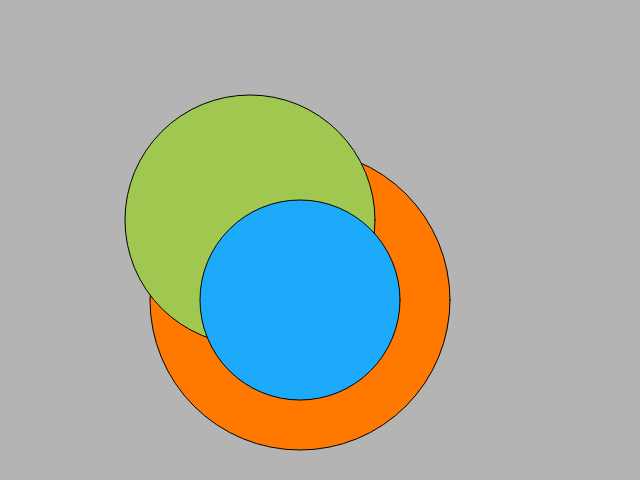
Frame 1 (no input)
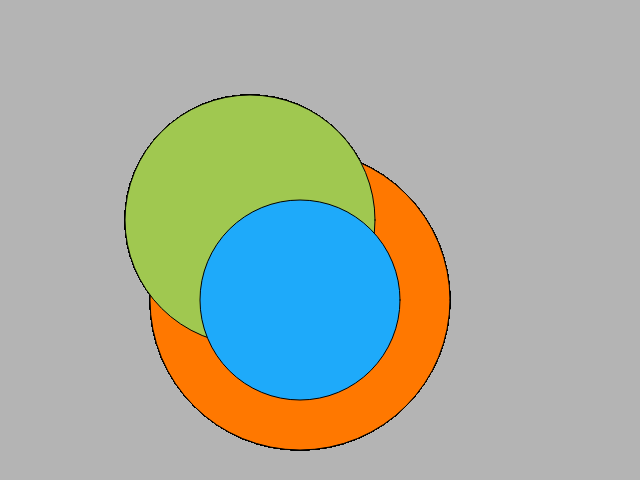
Frame 60 (no input)
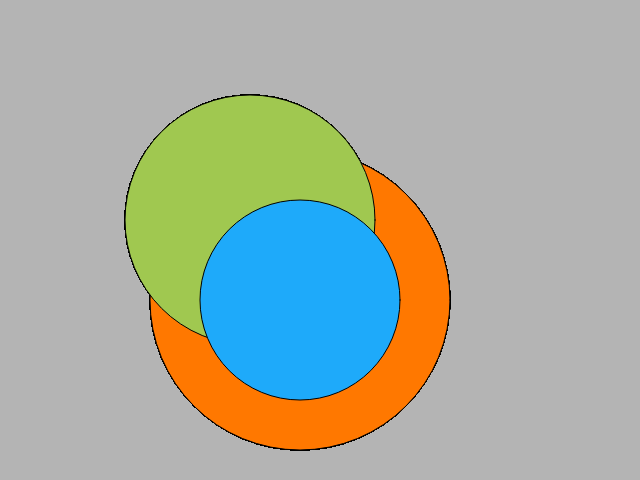
Frame 120 (the mouse pressed at the canvas centre since frame 60)

The p5.js sketch that drew these frames (run headless with seeded random() and noise() and a simulated clock; from frame 60 on, the mouse is pressed at the canvas centre):

// p5.js sketch
// ── sketch.js
function setup() {
  createCanvas(640, 480);
  background(180);
  
}

function draw() {
  ellipseMode(CENTER);    
  fill(255, 120, 0);
  ellipse(300, 300, 300, 300);
  fill(160, 200, 80);
  ellipse(250, 220, 250, 250);
  fill(30, 170, 250);
  ellipse(300, 300, 200, 200);

}
